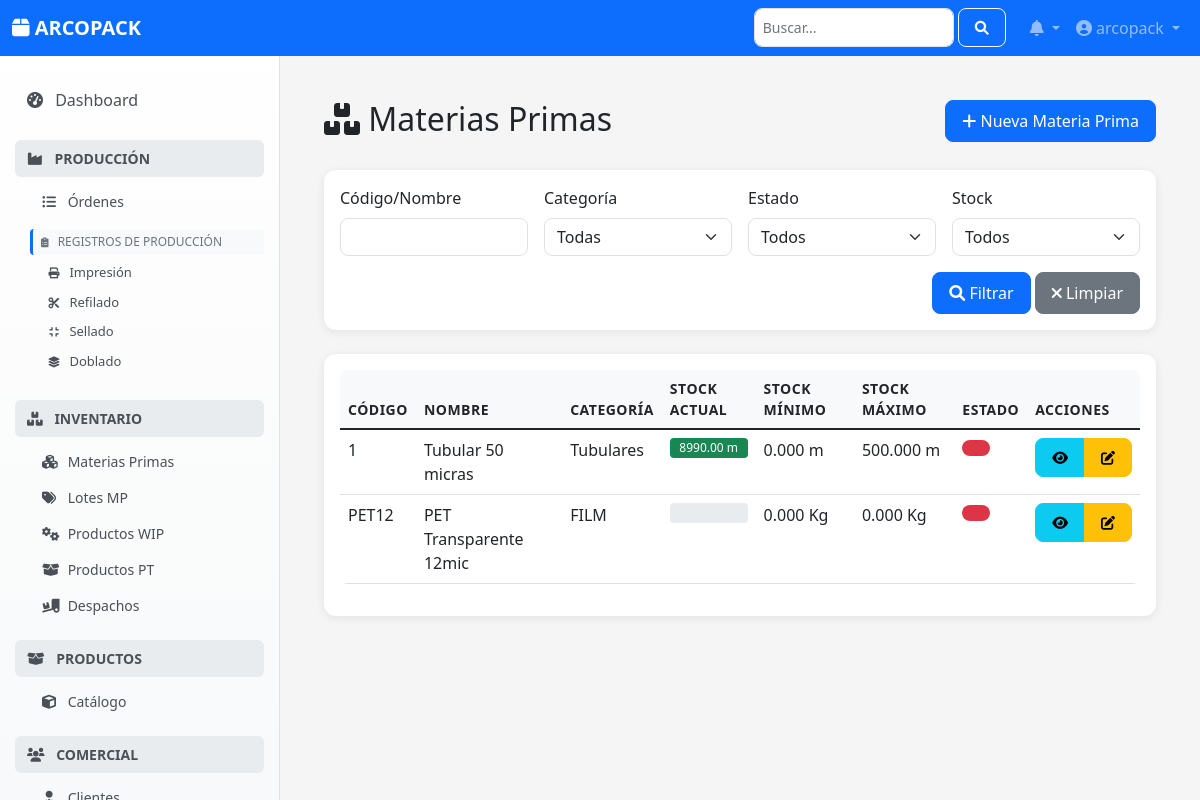
Before: /inventario/materias-primas/ (signed in) with the older database file.
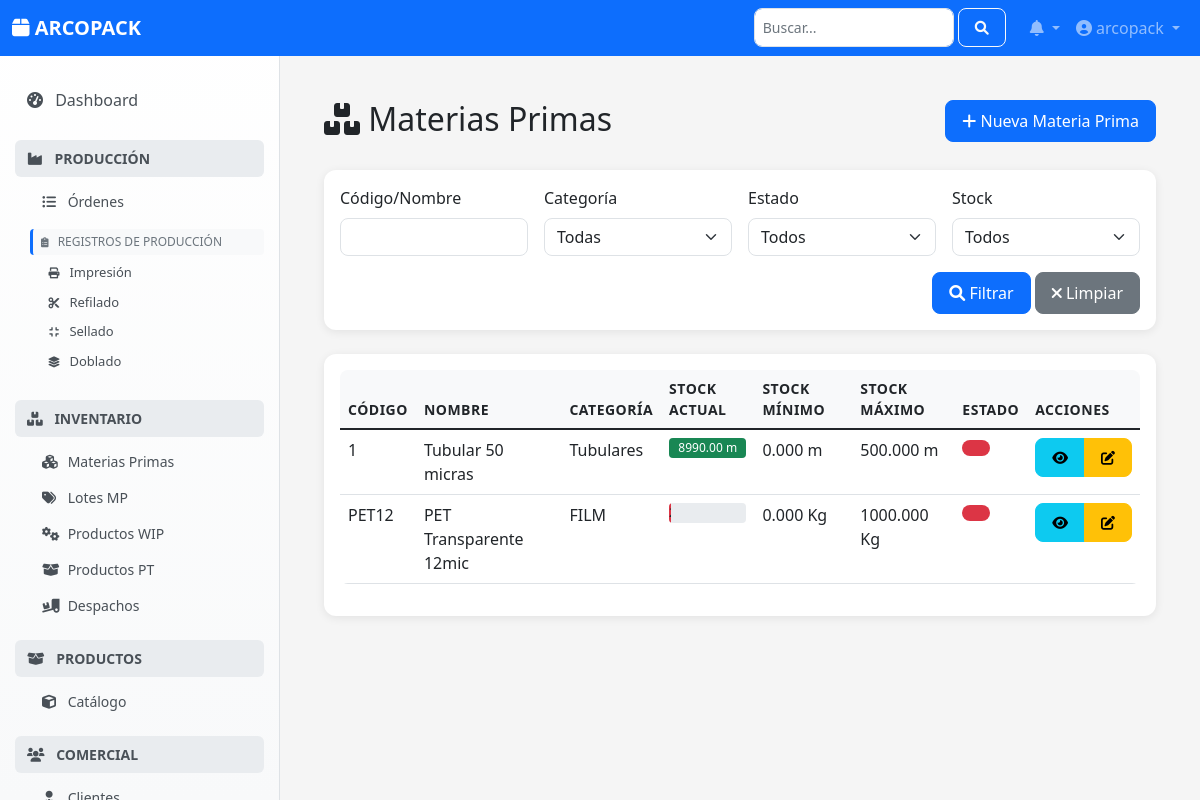
After: the same page with the newer database file.
### inventario/models.py (models this page shows, shortened)
class MateriaPrima(models.Model):
    codigo = models.CharField(max_length=50, unique=True, db_index=True, verbose_name="Código MP", help_text="Código único de la materia prima.")
    nombre = models.CharField(max_length=150, verbose_name="Nombre MP")
    descripcion = models.TextField(blank=True, verbose_name="Descripción")
    categoria = models.ForeignKey(CategoriaMateriaPrima, on_delete=models.PROTECT, verbose_name="Categoría")
    unidad_medida = models.ForeignKey(UnidadMedida, on_delete=models.PROTECT, verbose_name="Unidad de Medida Inventario")
    proveedor_preferido = models.ForeignKey(Proveedor, on_delete=models.SET_NULL, null=True, blank=True, verbose_name="Proveedor Preferido")
    stock_minimo = models.DecimalField(max_digits=12, decimal_places=3, default=0, validators=[MinValueValidator(Decimal('0.0'))], verbose_name="Stock Mínimo")
    stock_maximo = models.DecimalField(max_digits=12, decimal_places=3, default=0, validators=[MinValueValidator(Decimal('0.0'))], verbose_name="Stock Máximo")
    tiempo_entrega_std_dias = models.PositiveIntegerField(default=0, verbose_name="Lead Time Estándar (días)")
    requiere_lote = models.BooleanField(default=True, verbose_name="¿Requiere Lote?", help_text="Indica si el inventario se maneja por lotes específicos.")
    is_active = models.BooleanField(default=True, verbose_name="Activo", db_index=True)
    creado_en = models.DateTimeField(auto_now_add=True); actualizado_en = models.DateTimeField(auto_now=True)
    creado_por = models.ForeignKey(settings.AUTH_USER_MODEL, related_name='+', on_delete=models.SET_NULL, null=True, blank=True, editable=False)
    actualizado_por = models.ForeignKey(settings.AUTH_USER_MODEL, related_name='+', on_delete=models.SET_NULL, null=True, blank=True, editable=False)
    class Meta: verbose_name = "Materia Prima"; verbose_name_plural = "Materias Primas"; ordering = ['codigo']
    @property
    def stock_actual(self):
        from django.db.models import Sum
        from .models import LoteMateriaPrima
        resultado = LoteMateriaPrima.objects.filter(
            materia_prima=self,
            estado='DISPONIBLE'  # Filtramos por estado DISPONIBLE en lugar de is_active
        ).aggregate(total=Sum('cantidad_actual'))
        return resultado['total'] or Decimal('0.0')
    def get_porcentaje_stock(self):
        if self.stock_maximo <= 0:
            return 0
        stock = self.stock_actual
        porcentaje = (stock / self.stock_maximo) * 100
        return min(round(porcentaje), 100)

### configuracion/models.py (models this page shows, shortened)
class CategoriaMateriaPrima(models.Model):
    nombre = models.CharField(max_length=100, unique=True)
    descripcion = models.TextField(blank=True, null=True)
    class Meta:
        verbose_name = "Categoría Materia Prima"
        verbose_name_plural = "Categorías Materias Primas"
        ordering = ['nombre']

class UnidadMedida(models.Model):
    codigo = models.CharField(
        max_length=10, unique=True, verbose_name="Código Unidad",
        help_text="Código corto para la unidad (ej: Kg, m, Unid)."
    )
    nombre = models.CharField(
        max_length=50, verbose_name="Nombre Unidad",
        help_text="Nombre descriptivo de la unidad de medida."
    )
    class Meta:
        verbose_name = "Unidad de Medida"
        verbose_name_plural = "Unidades de Medida"
        ordering = ['nombre']

### inventario/views.py (the view, shortened to what this page needs)
# urls.py: path('materias-primas/', MateriaPrimaListView.as_view(), name='materia-prima-list'),
class MateriaPrimaListView(LoginRequiredMixin, ListView):
    model = MateriaPrima
    template_name = 'inventario/materia_prima_list.html'
    context_object_name = 'materias_primas'
    paginate_by = 20
    def get_queryset(self):
        queryset = super().get_queryset()
        search_query = self.request.GET.get('q', '')
        categoria_id = self.request.GET.get('categoria')
        estado = self.request.GET.get('estado')
        stock_filter = self.request.GET.get('stock')
        if search_query:
            queryset = queryset.filter(
                Q(codigo__icontains=search_query) |
                Q(nombre__icontains=search_query)
            )
        if categoria_id:
            queryset = queryset.filter(categoria_id=categoria_id)
        if estado:
            is_active = estado == 'ACTIVO'
            queryset = queryset.filter(is_active=is_active)
        return queryset.order_by('codigo')
    def get_context_data(self, **kwargs):
        context = super().get_context_data(**kwargs)
        from configuracion.models import CategoriaMateriaPrima
        context['categorias'] = CategoriaMateriaPrima.objects.all().order_by('nombre')
        context.update({
            'search_query': self.request.GET.get('q', ''),
            'categoria_selected': self.request.GET.get('categoria', ''),
            'estado_selected': self.request.GET.get('estado', ''),
            'stock_filter': self.request.GET.get('stock', '')
        })
        return context

### notificaciones/context_processors.py (called while the page is built)
def notifications(request):
    if request.user.is_authenticated:
        notificaciones_no_leidas = Notificacion.objects.filter(
            usuario=request.user,
            leida=False
        ).count()
        notificaciones = Notificacion.objects.filter(
            usuario=request.user
        ).order_by('-fecha_creacion')[:5]
        return {
            'notificaciones': notificaciones,
            'notificaciones_no_leidas': notificaciones_no_leidas
        }
    return {
        'notificaciones': [],
        'notificaciones_no_leidas': 0
    }

### inventario/templates/inventario/materia_prima_list.html (shortened to what the changed rows need)
{% extends "base.html" %}
{% block content %}
<div class="container">
    <div class="row mb-4">
        <div class="col">
            <h2><i class="fas fa-boxes"></i> Materias Primas</h2>
        </div>
    </div>
    <div class="card">
        <div class="card-body">
            <div class="table-responsive">
                <table class="table table-hover">
                    <thead>
                        <tr>
                            <th>Código</th>
                            <th>Nombre</th>
                            <th>Categoría</th>
                            <th>Stock Actual</th>
                            <th>Stock Mínimo</th>
                            <th>Stock Máximo</th>
                            <th>Estado</th>
                            <th>Acciones</th>
                        </tr>
                    </thead>
                    <tbody>
                        {% for mp in materias_primas %}
                        <tr>
                            <td>{{ mp.codigo }}</td>
                            <td>{{ mp.nombre }}</td>
                            <td>{{ mp.categoria.nombre }}</td>
                            <td>
                                {% with porcentaje=mp.get_porcentaje_stock %}
                                <div class="progress" style="height: 20px;">
                                </div>
                                {% endwith %}
                            </td>
                            <td>{{ mp.stock_minimo }} {{ mp.unidad_medida.codigo }}</td>
                            <td>{{ mp.stock_maximo }} {{ mp.unidad_medida.codigo }}</td>
                            <td>
                                <span class="badge {% if mp.estado == 'ACTIVO' %}bg-success{% else %}bg-danger{% endif %}">
                                </span>
                            </td>
                            <td>
                                <div class="btn-group">
                                    <a href="{% url 'inventario_web:materia-prima-detail' mp.id %}"
                                       class="btn btn-sm btn-info" title="Ver Detalle" data-bs-toggle="tooltip">
                                        <i class="fas fa-eye"></i>
                                    </a>
                                    <a href="{% url 'inventario_web:materia-prima-edit' mp.id %}"
                                       class="btn btn-sm btn-warning" title="Editar" data-bs-toggle="tooltip">
                                        <i class="fas fa-edit"></i>
                                    </a>
                                </div>
                            </td>
                        </tr>
                        {% empty %}
                        <tr>
                            <td colspan="8" class="text-center">No se encontraron materias primas</td>
                        </tr>
                        {% endfor %}
                    </tbody>
                </table>
            </div>
        </div>
    </div>
</div>
{% endblock %}

Changed rows visible on the page:
changed MateriaPrima "PET12": stock_maximo "0.000" → "1000.000"
